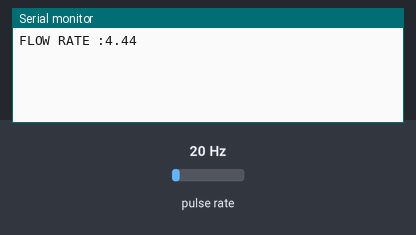
The sketch below on a simulated ESP8266 (NodeMCU). On the bench: the last lines printed to the serial monitor. Wiring (inferred from the names in the program): pulse sensor: data GPIO 2. The inputs (shaded band) are chosen by the test bench; at power-on: pulse rate 20 Hz. Random numbers use the default seed unless the sketch sets one.

Above: at 1.2 s.
1.3 s: pulse rate (sensor on GPIO 2) set to 4 Hz
At 1.81 s:
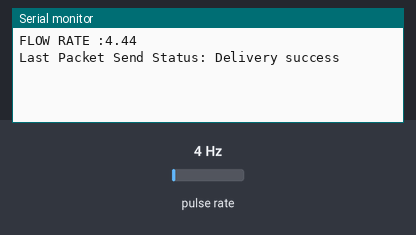
4.0 s: pulse rate (sensor on GPIO 2) set to 50 Hz
At 4.4 s:
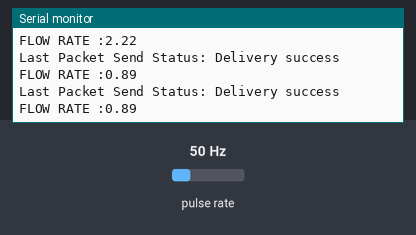
Timing chart, 0 to 7.0 s (numbered marks = the images above; inputs shaded):
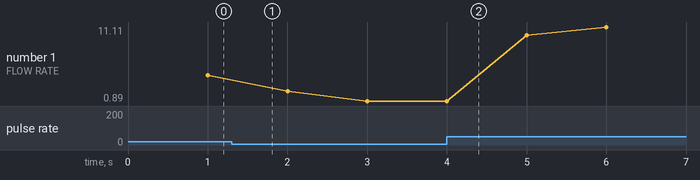

Measured:
- plotted number 1: 4.44 → 0.89 after the input at 1.3 s, 0.89 → 11.11 after the input at 4.0 s

The sketch:

sender_board_3.ino
```cpp
#include <ESP8266WiFi.h>
#include <espnow.h>
#include <Wire.h>

// REPLACE WITH RECEIVER MAC Address
uint8_t broadcastAddress[] = {0xC8, 0x2B, 0x96, 0x2F, 0x85, 0x84};

// Set your Board ID (ESP32 Sender #1 = BOARD_ID 1, ESP32 Sender #2 = BOARD_ID 2, etc)
#define BOARD_ID 3
#define SENSOR  2

long currentMillis = 0;
long previousMillis = 0;
int interval = 1000;
float calibrationFactor = 4.5;
volatile byte pulseCount;
byte pulse1Sec = 0;
float flowRate;
unsigned long flowMilliLitres;
unsigned int totalMilliLitres;
float flowLitres;
float totalLitres;

// Structure example to send data
// Must match the receiver structure
typedef struct struct_message {
    int id;
    int x;
    int y;
} struct_message;

// Create a struct_message called test to store variables to be sent
struct_message myData;

unsigned long lastTime = 0;
unsigned long timerDelay = 1000;

// Callback when data is sent
void OnDataSent(uint8_t *mac_addr, uint8_t sendStatus) {
  Serial.print("\r\nLast Packet Send Status: ");
  if (sendStatus == 0){
    Serial.println("Delivery success");
  }
  else{
    Serial.println("Delivery fail");
  }
}

void IRAM_ATTR pulseCounter()
{
  pulseCount++;
}

void setup() {
  // Init Serial Monitor
  Serial.begin(115200);

  // Set device as a Wi-Fi Station
  WiFi.mode(WIFI_STA);
  WiFi.disconnect();

  // Init ESP-NOW
  if (esp_now_init() != 0) {
    Serial.println("Error initializing ESP-NOW");
    return;
  }
  // Set ESP-NOW role
  esp_now_set_self_role(ESP_NOW_ROLE_CONTROLLER);

  // Once ESPNow is successfully init, we will register for Send CB to
  // get the status of Trasnmitted packet
  esp_now_register_send_cb(OnDataSent);

  // Register peer
  esp_now_add_peer(broadcastAddress, ESP_NOW_ROLE_SLAVE, 1, NULL, 0);

  pinMode(SENSOR, INPUT_PULLUP);
  pulseCount = 0;
  flowRate = 0.0;
  flowMilliLitres = 0;
  totalMilliLitres = 0;
  previousMillis = 0;

  attachInterrupt(digitalPinToInterrupt(SENSOR), pulseCounter, FALLING);

}

void loop() {


  currentMillis = millis();
  if (currentMillis - previousMillis >= interval)
  {

    pulse1Sec = pulseCount;
    pulseCount = 0;
    flowRate = ((1000.0 / (millis() - previousMillis)) * pulse1Sec) / calibrationFactor;
    previousMillis = millis();
    flowMilliLitres = (flowRate / 60) * 1000;
    flowLitres = (flowRate / 60);
    Serial.print("FLOW RATE :");
    Serial.print(flowRate);
    delay(500);
    myData.id = BOARD_ID;
    myData.x = flowRate;
    myData.y = random(1, 50);

    // Send message via ESP-NOW
    esp_now_send(0, (uint8_t *) &myData, sizeof(myData));
    lastTime = millis();
    // Add the millilitres passed in this second to the cumulative total
    totalMilliLitres += flowMilliLitres;
    totalLitres += flowLitres;
  }

  }
```
